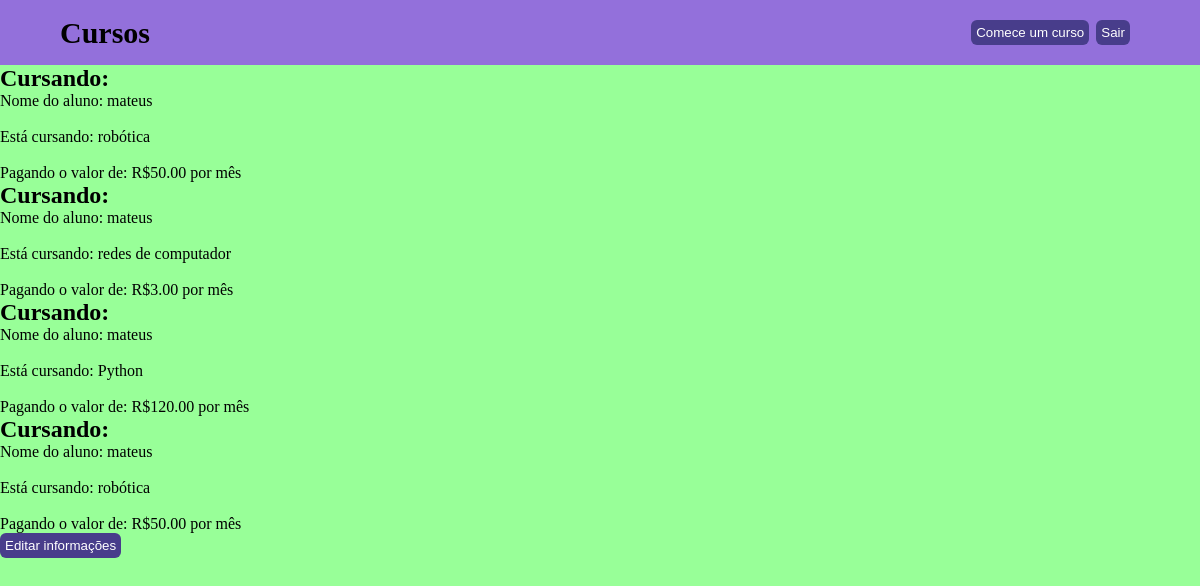
The page /site.php (signed in) on the database its author committed.
### tables this page shows
CREATE TABLE `aluno` (
  `id_aluno` int(8) NOT NULL,
  `nome` varchar(100) NOT NULL,
  `email` varchar(100) NOT NULL,
  `senha` varchar(50) NOT NULL
);

CREATE TABLE `cursos` (
  `id_curso` int(8) NOT NULL,
  `nome_curso` varchar(100) NOT NULL,
  `preco` decimal(11,2) NOT NULL,
  `vagas` int(10) NOT NULL
);

### site.php (the view, shortened to what this page needs)
<!DOCTYPE html PUBLIC
"-//W3C//DTD XHTML 1.0 Transitional//EN"
"http://www.w3.org/TR/xhtml1/DTD/xhtml1-transitional.dtd">
<html xmlns="http://www.w3.org/1999/xhtml">
<head>
<nav>
  <div class="logo">
     <a href="site.php">Cursos</a>
  </div>
  <ul>
    <li><a href="cursar.php"><button type="button" class="btn btn-success" style="border-radius: 6px; background-color: #483D8B; color: white; padding: 5px;border:none;">Comece um curso</button></a>
    <li><a href="logout.php" > <button type="button" style="border-radius: 6px; background-color: #483D8B; color: white; padding: 5px; border:none;">Sair</button></a>
  </ul>
</nav>
<?php
require_once 'php_action/db_connect.php';
$email=$_SESSION['email'];
$sql = "SELECT alu.nome, cur.nome_curso, cur.preco
  from aluno as alu, cursos as cur, cursar as curs
  where alu.id_aluno=curs.id_aluno and cur.id_curso=curs.id_curso and email='$email'";
  $result = $con -> query($sql);
  if($result->num_rows > 0){
  while($row = $result -> fetch_assoc()){
    echo "<h2>Cursando: </h2>";
    echo "<tr>
    <td>Nome do aluno: ".$row["nome"]."</td><br>
    <br><td>Está cursando: ".$row["nome_curso"]."</td><br>
    <br><td>Pagando o valor de: "."R$".$row["preco"]." por mês</td>
    </tr>";
    }
    }else{
    echo "<tr><td colspan='5'><center>Sem Dados a
    apresentar</center></td></tr>";
}
?>
<br><a href="edit.php"><button style="border-radius: 6px; background-color: #483D8B; color: white; padding: 5px;border:none;">Editar informações</button></a>
</body>
</html>

### site.php (style rules this page uses)
* { margin: 0; padding: 0; box-sizing: border-box; }
nav { background-color: #9370db; padding: 10px 60px; display: flex; justify-content: space-between; align-items: center; }
nav .logo a { text-decoration: none; color: black; font-size: 30px; font-weight: 600; }
nav ul { display: flex; align-items: center; list-style: none; padding: 10px; }
nav li { margin-left: 7px; }

### rows shown on the page
aluno: nome "mateus", cursos.nome_curso "robótica", cursos.preco "50.00", cursos.nome_curso "redes de computador", cursos.preco "3.00", cursos.nome_curso "Python", cursos.preco "120.00"
